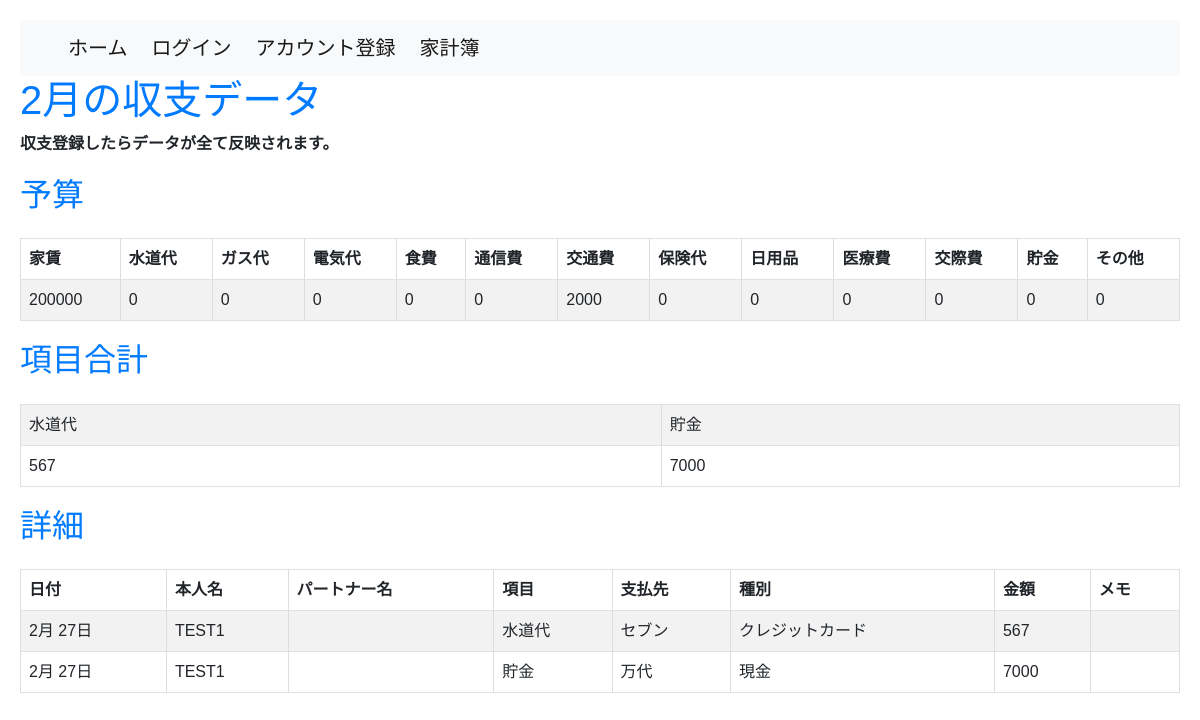
The page /household_budget/monthly_data/2024-2/ on the database as committed earlier.
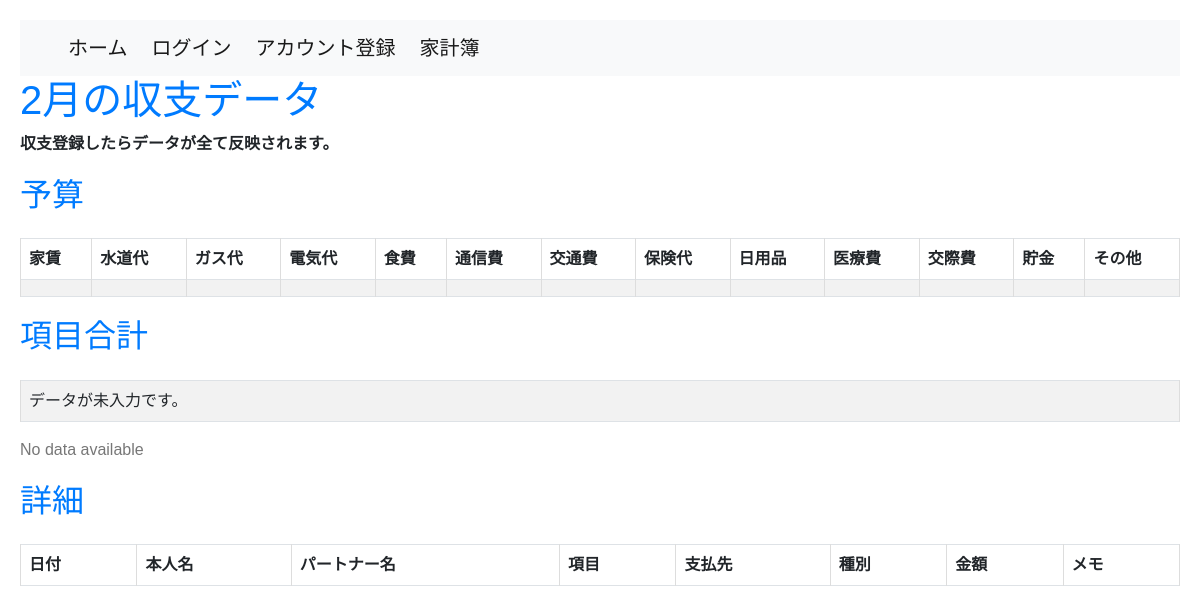
The same page on the database as committed later.
### household_budget/models.py (models this page shows, shortened)
class Budget(models.Model):
    user = models.ForeignKey(settings.AUTH_USER_MODEL, on_delete=models.CASCADE)
    event_date = models.DateField(default=datetime.date.today)
    rent_budget = models.IntegerField(default=0)
    water_supply_budget = models.IntegerField(default=0)
    gas_budget = models.IntegerField(default=0)
    electricity_budget = models.IntegerField(default=0)
    food_expenses_budget = models.IntegerField(default=0)
    communication_expenses_budget = models.IntegerField(default=0)
    transportation_expenses_budget = models.IntegerField(default=0)
    insurance_fee_budget = models.IntegerField(default=0)
    daily_necessities_budget = models.IntegerField(default=0)
    medical_bills_budget = models.IntegerField(default=0)
    entertainment_expenses_budget = models.IntegerField(default=0)
    saving_budget = models.IntegerField(default=0)
    add_item_budget = models.IntegerField(default=0)
    class Meta:
        db_table = 'Budget'

class Transaction(models.Model):
    user = models.ForeignKey(settings.AUTH_USER_MODEL, on_delete=models.CASCADE)
    event_date = models.DateField()
    name_1 = models.CharField(max_length=20, default='', null=True)
    name_2 = models.CharField(max_length=20, default='', null=True)
    category = models.ForeignKey(Category, on_delete=models.CASCADE)
    payment_type = models.ForeignKey(PaymentType, on_delete=models.CASCADE)
    vendor_name = models.ForeignKey(Vendor, on_delete=models.CASCADE, related_name='vendor_transactions')
    amount = models.IntegerField(default=0)
    memo = models.TextField(null=True)
    class Meta:
        db_table = 'transaction'
        ordering = ['event_date']

class Category(models.Model):
    category_name = models.CharField(max_length=50)
    class Meta:
        db_table = 'category'

class Vendor(models.Model):
    user = models.ForeignKey(settings.AUTH_USER_MODEL, on_delete=models.CASCADE)
    vendor_name = models.CharField(max_length=50)
    class Meta:
        db_table = 'vendor'

class PaymentType(models.Model):
    payment_type = models.CharField(max_length=20)
    class Meta:
        db_table = 'pament_type'

### household_budget/views.py (the view)
# urls.py: path('monthly_data/<int:year>-<int:month>/', M_DataView.as_view(), name='monthly_data'),
class M_DataView(TemplateView):
    template_name = 'm_data.html'  # 作成するHTMLテンプレートの名前に変更してください
    def get_context_data(self, **kwargs):
        context = super().get_context_data(**kwargs)
        year = self.kwargs.get('year')
        month = self.kwargs.get('month')
        monthly_summary = Transaction.objects.filter(event_date__year=year, event_date__month=month)\
            .values('category__category_name')\
            .annotate(total_amount=Sum('amount'))
        if not monthly_summary:
            context['no_data_message'] = 'データが未入力です'
            return context
        monthly_details = Transaction.objects.filter(event_date__year=year, event_date__month=month)
        latest_budget = Budget.objects.filter(event_date__year=year, event_date__month=month).order_by('-event_date').first()
        context['year'] = year
        context['month'] = month
        context['monthly_summary'] = monthly_summary
        context['monthly_details'] = monthly_details
        context['latest_budget'] = latest_budget
        return context

### household_budget/templates/m_data.html (shortened to what this page needs)
{% extends 'base.html' %}
{% block content %}
<!DOCTYPE html>
<html lang="en">
<head>
</head>
<body>
    <h1>{{ month }}月の収支データ</h1>
    <p><b>収支登録したらデータが全て反映されます。</b></p>
    <h2>予算</h2>
    <table class="table table-striped table-bordered mt-4">
        <thead class="thead-dark">
            <tr>
                <th>家賃</th>
                <th>水道代</th>
                <th>ガス代</th>
                <th>電気代</th>
                <th>食費</th>
                <th>通信費</th>
                <th>交通費</th>
                <th>保険代</th>
                <th>日用品</th>
                <th>医療費</th>
                <th>交際費</th>
                <th>貯金</th>
                <th>その他</th>
            </tr>
        </thead>
        <tbody>
            <tr>
                <td>{{ latest_budget.rent_budget }}</td>
                <td>{{ latest_budget.water_supply_budget }}</td>
                <td>{{ latest_budget.gas_budget }}</td>
                <td>{{ latest_budget.electricity_budget }}</td>
                <td>{{ latest_budget.food_expenses_budget }}</td>
                <td>{{ latest_budget.communication_expenses_budget }}</td>
                <td>{{ latest_budget.transportation_expenses_budget }}</td>
                <td>{{ latest_budget.insurance_fee_budget }}</td>
                <td>{{ latest_budget.daily_necessities_budget }}</td>
                <td>{{ latest_budget.medical_bills_budget }}</td>
                <td>{{ latest_budget.entertainment_expenses_budget }}</td>
                <td>{{ latest_budget.saving_budget }}</td>
                <td>{{ latest_budget.add_item_budget }}</td>
            </tr>
        </tbody>
    </table>
    <h2>項目合計</h2>
    <table class="table table-striped table-bordered mt-4">
        <tbody>
          {% if monthly_summary %}
            <tr>
                {% for entry in monthly_summary %}
                    <td>{{ entry.category__category_name }}</td>
                {% endfor %}
            </tr>
            <tr>
                {% for entry in monthly_summary %}
                    <td>{{ entry.total_amount|default:"0" }}</td>
                {% endfor %}
            </tr>
          {% else %}
            <tr>
              <td colspan="2">データが未入力です。</td>
            </tr>
          {% endif %}
        </tbody>
    </table>
    {% if not monthly_summary %}
        <p class="no-data">No data available</p>
    {% endif %}
    <h2>詳細</h2>
    <table class="table table-striped table-bordered mt-4">
        <thead class="thead-dark">
            <tr>
                <th>日付</th>
                <th>本人名</th>
                <th>パートナー名</th>
                <th>項目</th>
                <th>支払先</th>
                <th>種別</th>
                <th>金額</th>
                <th>メモ</th>
            </tr>
        </thead>
        <tbody>
            {% for detail in monthly_details %}
                <tr>
                    <td>{{ detail.event_date|date:"n月 j日" }}</td>
                    <td>{{ detail.name_1 }}</td>
                    <td>{{ detail.name_2 }}</td>
                    <td>{{ detail.category.category_name }}</td>
                    <td>{{ detail.vendor_name.vendor_name }}</td>
                    <td>{{ detail.payment_type.payment_type }}</td>
                    <td>{{ detail.amount }}</td>
                    <td>{{ detail.memo }}</td>
                </tr>
            {% endfor %}
        </tbody>
    </table>
</body>
</html>
{% endblock %}

### templates/base.html (shortened to what this page needs)
<!DOCTYPE html>
<html lang="ja">
   <head>
      <link href="https://cdn.jsdelivr.net/npm/bootstrap@5.0.2/dist/css/bootstrap.min.css" rel="stylesheet">
   </head>
   <body>
      <nav class="navbar navbar-expand-lg navbar-light bg-light">
         <a class="navbar-brand ms-5" href="{% url 'accounts:home' %}">ホーム</a>
         {% if user.is_authenticated %}
         <a class="navbar-brand ms-2" href="{% url 'accounts:logout' %}">ログアウト</a>
         <a class="navbar-brand ms-2" href="{% url 'accounts:delete' %}">アカウント削除</a>
         {% else %}
         <a class="navbar-brand ms-2" href="{% url 'accounts:login' %}">ログイン</a>
         <a class="navbar-brand ms-2" href="{% url 'accounts:regist' %}">アカウント登録</a>
         {% endif %}
         <a class="navbar-brand ms-2" href="{% url 'accounts:user' %}">家計簿</a>
      </nav>
      {% block content %}{% endblock %}
   </body>
</html>

### household_budget/templates/m_data.html (style rules this page uses)
body { font-family: Arial, sans-serif; margin: 20px; }
h1 { color: #007bff; }
h2 { margin-top: 20px; color: #007bff; }
table { width: 100%; border-collapse: collapse; margin-top: 10px; }
th, td { border: 2px solid #ddd; padding: 8px; text-align: left; }
.no-data { margin-top: 10px; color: #777; }

Rows that differ between the two databases and show on the page:
no longer on this page (row unchanged): Budget: rent_budget "200000", water_supply_budget "0", gas_budget "0", electricity_budget "0", food_expenses_budget "0", communication_expenses_budget "0", transportation_expenses_budget "2000", insurance_fee_budget "0", daily_necessities_budget "0", medical_bills_budget "0", entertainment_expenses_budget "0", saving_budget "0", add_item_budget "0"
removed Transaction: event_date "2月 27日", name_1 "TEST1", category.category_name "水道代", vendor_name.vendor_name "セブン", payment_type.payment_type "クレジットカード", amount "567"
removed Transaction: event_date "2月 27日", name_1 "TEST1", category.category_name "貯金", vendor_name.vendor_name "万代", payment_type.payment_type "現金", amount "7000"
Other text that changed with them:
text now shown: "データが未入力です。 No data available"
list line gone: "水道代"
list line gone: "貯金"
list line gone: "567"
list line gone: "7000"
